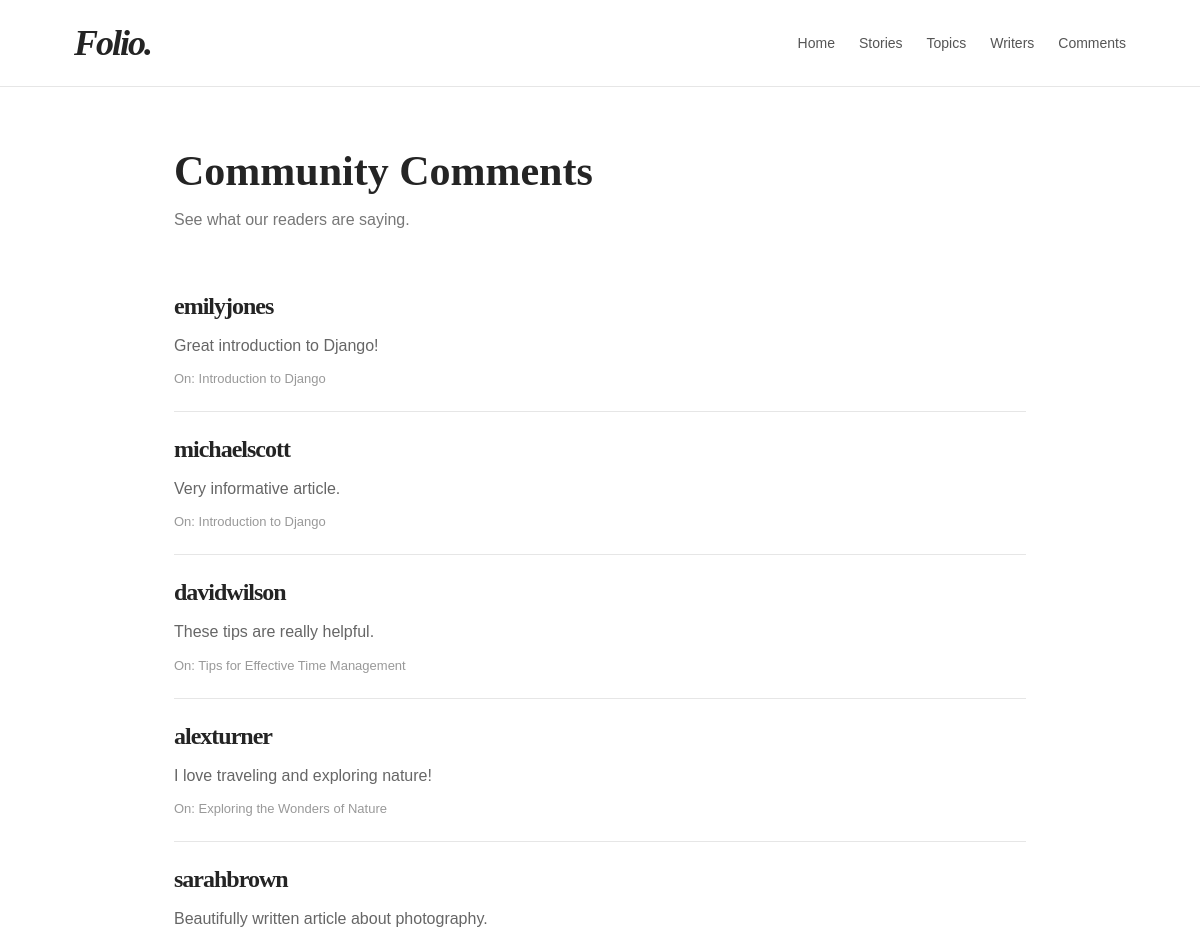
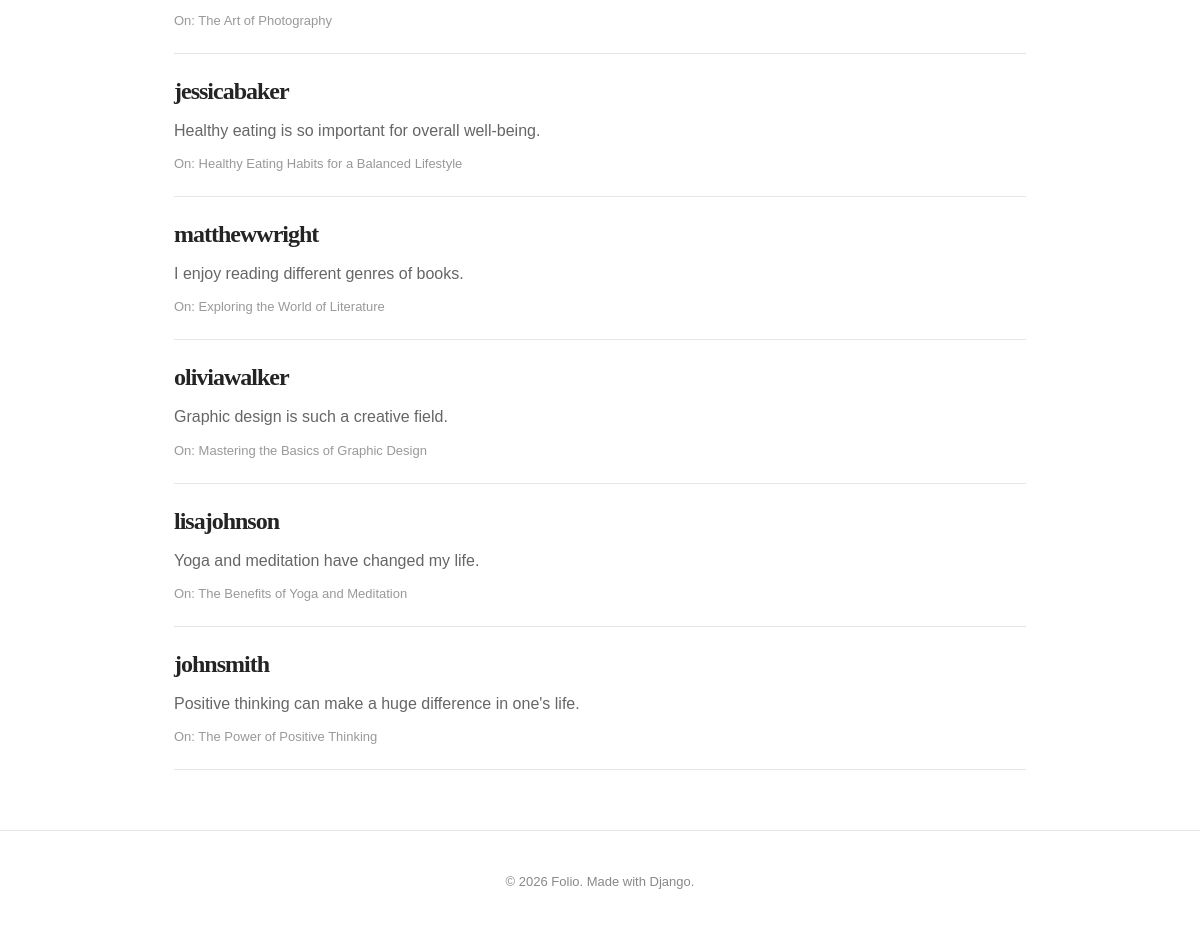
The page /comments on the database its author committed (2 pictures, top to bottom).
### blog/models.py (models this page shows, shortened)
class Comment(models.Model):
    post = models.ForeignKey(Post, on_delete=models.CASCADE)
    user = models.ForeignKey(User, on_delete=models.CASCADE)
    content = models.TextField()
    date_posted = models.DateTimeField(auto_now_add=True)

class User(models.Model):
    username = models.CharField(max_length=100)
    email = models.EmailField(unique=True)
    password = models.CharField(max_length=128)

class Post(models.Model):
    title = models.CharField(max_length=200)
    content = models.TextField()
    category = models.ForeignKey(
        Category,
        on_delete=models.PROTECT
        )
    date_published = models.DateTimeField(auto_now_add=True)

### blog/views.py (the view)
# urls.py: path("comments", views.comments, name="comments"),
def comments(request):
    all_comments = Comment.objects.all()
    context = {
        "comments" : all_comments
    }
    return render(request, 'comments.html', context)

### blog/templates/comments.html
{% extends 'master.html' %}
{% block content %}
<section class="listing-page">
    <h1>Community Comments</h1>
    <p class="subtitle">See what our readers are saying.</p>
    <div class="item-list">
        {% for comment in comments %}
        <div class="list-item">
            <h2>{{ comment.user.username }}</h2>
            <p>{{ comment.content }}</p>
            <span class="item-meta">
                On: {{ comment.post.title }}
            </span>
        </div>
        {% empty %}
        <p>No comments available yet.</p>
        {% endfor %}
    </div>
</section>
{% endblock %}

### blog/static/blog/style.css (style rules this page uses)
* { box-sizing: border-box; }
body { margin: 0; font-family: Arial, sans-serif; background: #ffffff; color: #242424; }
h1, h2 { font-family: Georgia, serif; }
h2 { font-size: 36px; letter-spacing: -1px; }
.subtitle { color: #777; margin-bottom: 40px; }
.listing-page h1 { font-family: Georgia, serif; font-size: 42px; margin-bottom: 10px; }
.item-list { margin-top: 35px; }
.list-item { padding: 24px 0; border-bottom: 1px solid #e6e6e6; }
.list-item h2 { font-family: Georgia, serif; font-size: 24px; margin: 0 0 12px; }
.list-item p { color: #666; font-size: 16px; line-height: 1.7; margin: 0 0 10px; }
.item-meta { color: #999; font-size: 13px; }

### rows shown on the page
Comment: user.username "emilyjones", content "Great introduction to Django!", post "Introduction to Django"
Comment: user.username "michaelscott", content "Very informative article.", post "Introduction to Django"
Comment: user.username "davidwilson", content "These tips are really helpful.", post "Tips for Effective Time Management"
Comment: user.username "alexturner", content "I love traveling and exploring nature!", post "Exploring the Wonders of Nature"
Comment: user.username "sarahbrown", content "Beautifully written article about photography.", post "The Art of Photography"
Comment: user.username "jessicabaker", content "Healthy eating is so important for overall well-being.", post "Healthy Eating Habits for a Balanced Lifestyle"
Comment: user.username "matthewwright", content "I enjoy reading different genres of books.", post "Exploring the World of Literature"
Comment: user.username "oliviawalker", content "Graphic design is such a creative field.", post "Mastering the Basics of Graphic Design"
Comment: user.username "lisajohnson", content "Yoga and meditation have changed my life.", post "The Benefits of Yoga and Meditation"
Comment: user.username "johnsmith", content "Positive thinking can make a huge difference in one's life.", post "The Power of Positive Thinking"
